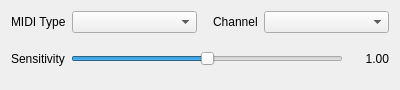
<?xml version="1.0" encoding="UTF-8"?>
<ui version="4.0">
 <class>realtime_control_widget</class>
 <widget class="QWidget" name="realtime_control_widget">
  <property name="geometry">
   <rect>
    <x>0</x>
    <y>0</y>
    <width>400</width>
    <height>90</height>
   </rect>
  </property>
  <property name="windowTitle">
   <string>RealtimeControlWidget</string>
  </property>
  <layout class="QVBoxLayout" name="verticalLayout">
   <item>
    <layout class="QHBoxLayout" name="horizontalLayout">
     <item>
      <widget class="QLabel" name="label">
       <property name="sizePolicy">
        <sizepolicy hsizetype="Fixed" vsizetype="Preferred">
         <horstretch>0</horstretch>
         <verstretch>0</verstretch>
        </sizepolicy>
       </property>
       <property name="text">
        <string>MIDI Type</string>
       </property>
      </widget>
     </item>
     <item>
      <widget class="QComboBox" name="combo_box_midi_type"/>
     </item>
     <item>
      <spacer name="horizontalSpacer">
       <property name="orientation">
        <enum>Qt::Horizontal</enum>
       </property>
       <property name="sizeType">
        <enum>QSizePolicy::Fixed</enum>
       </property>
       <property name="sizeHint" stdset="0">
        <size>
         <width>10</width>
         <height>20</height>
        </size>
       </property>
      </spacer>
     </item>
     <item>
      <widget class="QLabel" name="label_3">
       <property name="sizePolicy">
        <sizepolicy hsizetype="Fixed" vsizetype="Preferred">
         <horstretch>0</horstretch>
         <verstretch>0</verstretch>
        </sizepolicy>
       </property>
       <property name="text">
        <string>Channel</string>
       </property>
      </widget>
     </item>
     <item>
      <widget class="QComboBox" name="combo_box_channel"/>
     </item>
    </layout>
   </item>
   <item>
    <layout class="QHBoxLayout" name="horizontalLayout_2">
     <item>
      <widget class="QLabel" name="label_2">
       <property name="sizePolicy">
        <sizepolicy hsizetype="Preferred" vsizetype="Fixed">
         <horstretch>0</horstretch>
         <verstretch>0</verstretch>
        </sizepolicy>
       </property>
       <property name="text">
        <string>Sensitivity</string>
       </property>
      </widget>
     </item>
     <item>
      <widget class="QSlider" name="slider_sens">
       <property name="maximum">
        <number>10000</number>
       </property>
       <property name="pageStep">
        <number>1000</number>
       </property>
       <property name="value">
        <number>5000</number>
       </property>
       <property name="orientation">
        <enum>Qt::Horizontal</enum>
       </property>
      </widget>
     </item>
     <item>
      <widget class="QLabel" name="label_sens">
       <property name="minimumSize">
        <size>
         <width>40</width>
         <height>0</height>
        </size>
       </property>
       <property name="text">
        <string>1.00</string>
       </property>
       <property name="alignment">
        <set>Qt::AlignRight|Qt::AlignTrailing|Qt::AlignVCenter</set>
       </property>
      </widget>
     </item>
    </layout>
   </item>
  </layout>
 </widget>
 <resources/>
 <connections/>
</ui>
